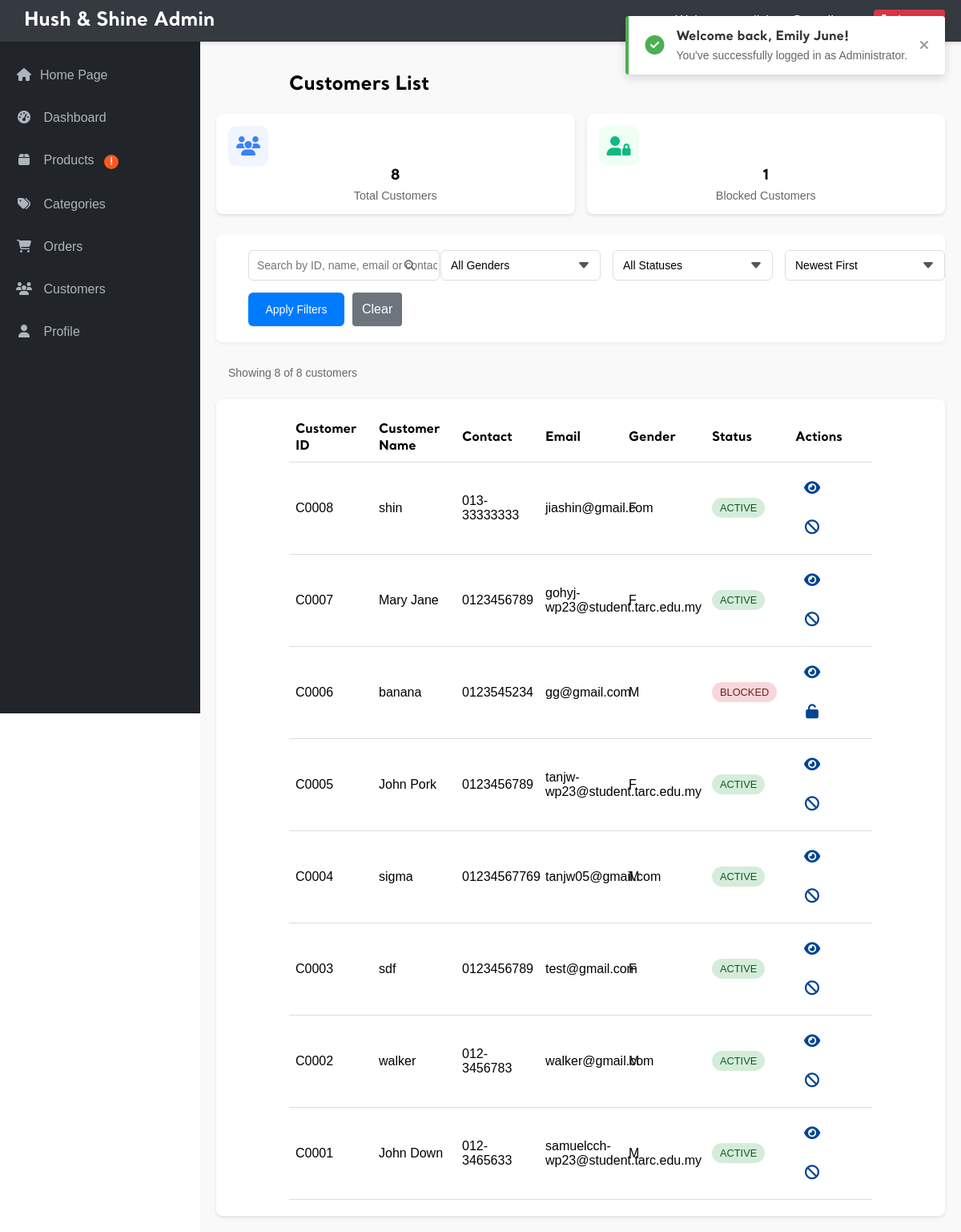
The page /admin/admin_customer.php (signed in) on the database its author committed.
### tables this page shows
CREATE TABLE `customer` (
  `cust_id` char(5) NOT NULL,
  `cust_name` varchar(50) NOT NULL,
  `cust_contact` varchar(13) NOT NULL,
  `cust_email` varchar(50) NOT NULL,
  `cust_gender` char(1) NOT NULL,
  `cust_password` varchar(100) NOT NULL,
  `cust_photo` varchar(100) NOT NULL,
  `status` enum('active','blocked') DEFAULT 'active',
  `blocked_until` datetime DEFAULT NULL,
  `block_reason` varchar(255) DEFAULT NULL
);

### admin/admin_customer.php (the view, shortened to what this page needs)
<?php
require_once '../_base.php';
include '../_head.php';
$page = isset($_GET['page']) ? (int)$_GET['page'] : 1;
$itemsPerPage = 10;
$offset = ($page - 1) * $itemsPerPage;
$searchTerm = isset($_GET['search']) ? trim($_GET['search']) : '';
$sortBy = isset($_GET['sort']) ? $_GET['sort'] : 'newest';
$where = [];
$params = [];
$whereClause = !empty($where) ? ' WHERE ' . implode(' AND ', $where) : '';
$orderBy = match($sortBy) {
    'name_asc' => 'cust_name ASC',
    'name_desc' => 'cust_name DESC',
    'oldest' => 'cust_id ASC',
    default => 'cust_id DESC'
};
try {
    $countQuery = "SELECT COUNT(*) FROM customer" . $whereClause;
    $stmt = $_db->prepare($countQuery);
    $stmt->execute($params);
    $totalItems = $stmt->fetchColumn();
} catch (PDOException $e) {
    echo "Database error: " . $e->getMessage();
    exit;
}
try {
    $query = "SELECT cust_id, cust_name, cust_contact, cust_email, cust_gender, status, blocked_until
             FROM customer"
             . $whereClause .
             " ORDER BY " . $orderBy .
             " LIMIT " . $itemsPerPage . " OFFSET " . $offset;
    $stmt = $_db->prepare($query);
    $stmt->execute($params);
    $customers = $stmt->fetchAll(PDO::FETCH_ASSOC);
} catch (PDOException $e) {
    echo "Database error: " . $e->getMessage();
    exit;
}
try {
    $statsQuery = $_db->query("SELECT
        COUNT(*) as total_customers,
        SUM(CASE WHEN status = 'blocked' THEN 1 ELSE 0 END) as blocked_customers
        FROM customer");
    $stats = $statsQuery->fetch(PDO::FETCH_ASSOC);
} catch (PDOException $e) {
    $stats = ['total_customers' => 0, 'blocked_customers' => 0];
}
?>
<main class="admin-main">
    <div class="admin-title">
        <h2>Customers List</h2>
    </div>
    <div class="stats-cards">
        <div class="stat-card">
            <div class="stat-icon">
                <i class="fas fa-users"></i>
            </div>
            <div class="stat-info">
                <div class="stat-value"><?= number_format($stats['total_customers']) ?></div>
                <div class="stat-label">Total Customers</div>
            </div>
        </div>
        <div class="stat-card">
            <div class="stat-icon">
                <i class="fas fa-user-lock"></i>
            </div>
            <div class="stat-info">
                <div class="stat-value"><?= number_format($stats['blocked_customers']) ?></div>
                <div class="stat-label">Blocked Customers</div>
            </div>
        </div>
    </div>
    <div class="filter-section">
        <form action="admin_customer.php" method="GET" class="filter-form">
            <div class="filter-row">
                <div class="search-box">
                    <input type="text" name="search" placeholder="Search by ID, name, email or contact" value="<?= htmlspecialchars($searchTerm) ?>">
                    <button type="submit" class="search-btn">
                        <i class="fas fa-search"></i>
                    </button>
                </div>
                <div class="filter-group">
                    <select name="gender" class="filter-select">
                        <option value="">All Genders</option>
                    </select>
                </div>
                <div class="filter-group">
                    <select name="status" class="filter-select">
                        <option value="">All Statuses</option>
                    </select>
                </div>
                <div class="filter-group">
                    <select name="sort" class="filter-select">
                        <option value="newest" <?= $sortBy == 'newest' ? 'selected' : '' ?>>Newest First</option>
                    </select>
                </div>
                <div class="filter-buttons">
                    <button type="submit" class="filter-btn">Apply Filters</button>
                    <a href="admin_customer.php" class="admin-submit-btn secondary">Clear</a>
                </div>
            </div>
        </form>
    </div>
    <div class="product-info-bar">
        <div class="product-count">
            Showing <?= count($customers) ?> of <?= $totalItems ?> customers
        </div>
    </div>
    <div class="table-responsive">
        <table class="admin-table">
            <thead>
                <tr>
                    <th>Customer ID</th>
                    <th>Customer Name</th>
                    <th>Contact</th>
                    <th>Email</th>
                    <th>Gender</th>
                    <th>Status</th>
                    <th>Actions</th>
                </tr>
            </thead>
            <tbody>
                <?php if (count($customers) > 0): ?>
                    <?php foreach ($customers as $customer): ?>
                        <tr>
                            <td><?= htmlspecialchars($customer['cust_id']) ?></td>
                            <td><?= htmlspecialchars($customer['cust_name']) ?></td>
                            <td><?= htmlspecialchars($customer['cust_contact']) ?></td>
                            <td><?= htmlspecialchars($customer['cust_email']) ?></td>
                            <td><?= htmlspecialchars($customer['cust_gender']) ?></td>
                            <td>
                                <?php if ($customer['status'] === 'blocked'): ?>
                                    <span class="status-badge blocked" title="Blocked until: <?= date('F j, Y g:i A', strtotime($customer['blocked_until'])) ?>">
                                        Blocked
                                    </span>
                                <?php else: ?>
                                    <span class="status-badge active">Active</span>
                                <?php endif; ?>
                            </td>
                            <td class="actions">
                                <a href="view_customer.php?id=<?= $customer['cust_id'] ?>" class="btn" title="View Customer">
                                    <i class="fas fa-eye"></i>
                                </a>
                                <a href="view_customer.php?id=<?= $customer['cust_id'] ?>" class="btn <?= $customer['status'] === 'blocked' ? 'btn-warning' : 'btn-danger' ?>" title="<?= $customer['status'] === 'blocked' ? 'Manage Block Status' : 'Block Customer' ?>">
                                    <i class="fas <?= $customer['status'] === 'blocked' ? 'fa-unlock' : 'fa-ban' ?>"></i>
                                </a>
                            </td>
                        </tr>
                    <?php endforeach; ?>
                <?php else: ?>
                    <tr>
                        <td colspan="7">No customers found</td>
                    </tr>
                <?php endif; ?>
            </tbody>
        </table>
    </div>
</main>

### rows shown on the page
customer: cust_id "C0008", cust_name "shin", cust_contact "013-33333333", cust_email "jiashin@gmail.com", cust_gender "F", status "ACTIVE"
customer: cust_id "C0007", cust_name "Mary Jane", cust_contact "0123456789", cust_email "gohyj-wp23@student.tarc.edu.my", cust_gender "F", status "ACTIVE"
customer: cust_id "C0006", cust_name "banana", cust_contact "0123545234", cust_email "gg@gmail.com", cust_gender "M"
customer: cust_id "C0005", cust_name "John Pork", cust_contact "0123456789", cust_email "tanjw-wp23@student.tarc.edu.my", cust_gender "F", status "ACTIVE"
customer: cust_id "C0004", cust_name "sigma", cust_contact "01234567769", cust_email "tanjw05@gmail.com", cust_gender "M", status "ACTIVE"
customer: cust_id "C0003", cust_name "sdf", cust_contact "0123456789", cust_email "test@gmail.com", cust_gender "F", status "ACTIVE"
customer: cust_id "C0002", cust_name "walker", cust_contact "012-3456783", cust_email "walker@gmail.com", cust_gender "M", status "ACTIVE"
customer: cust_id "C0001", cust_name "John Down", cust_contact "012-3465633", cust_email "samuelcch-wp23@student.tarc.edu.my", cust_gender "M", status "ACTIVE"

### other values the page prints
$user_name "Emily June"
$user_type "Administrator"
$stats['total_customers'] "8"
$stats['blocked_customers'] "1"
count($customers) "8"
$totalItems "8"
